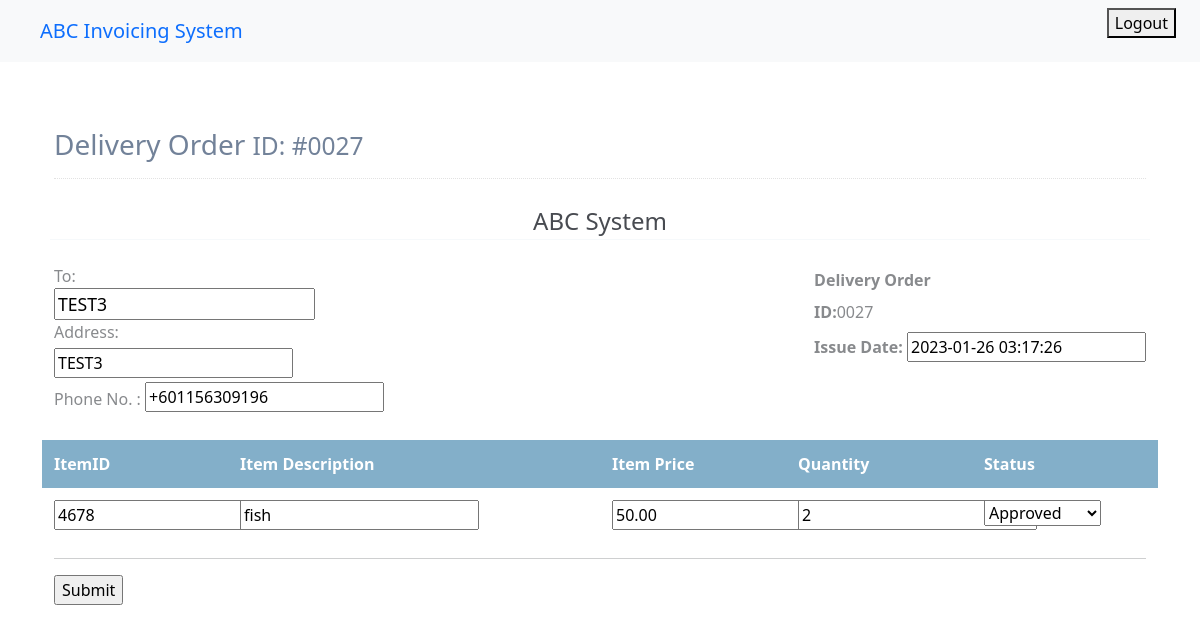
Page /deliveryorder/approveDOList/27/ (signed in) on the committed database.
### deliveryorder/models.py (models this page shows, shortened)
class DeliveryOrderForm(models.Model):
    deliveryOrderID = models.AutoField(unique=True,primary_key=True)
    vendorName = models.CharField(default = 'vendorname', max_length=30)
    vendorAddress = models.CharField(default = 'Cyberjaya' ,max_length=200)
    recipientName = models.CharField(default = 'recipientName',max_length=30)
    recipientPhone = PhoneNumberField(blank=False)
    recipientAddress = models.CharField(default = 'recipientaddress',max_length=200)
    deliveryOrderDate = models.DateTimeField(default=timezone.now)
    deliveryOrderStatus = models.IntegerField(default=Status.pending,choices=Status.choices)
    courierStatus = models.IntegerField(default = Status.pending,choices=Status.choices)
    invoiceStatus = models.IntegerField(default = Status.pending,choices=Status.choices)
    invoiceCreated = models.BooleanField(default=False)
    itemID = models.IntegerField(default = 0)
    itemPrice = models.DecimalField(default=0,max_digits=19,decimal_places=2)
    itemDescription = models.CharField(default = 'empty',max_length=30)
    itemQuantity = models.IntegerField(default=0)
    invoiceTotal = models.DecimalField(default=0,max_digits=19,decimal_places=2)
    def id(self):
        string = str("{:04d}".format(self.deliveryOrderID))
        return string

### deliveryorder/views.py (the view, shortened to what this page needs)
# urls.py: path('approveDOList/<int:deliveryOrderID>/',views.approveDetails,name='approveDOdetails'),
@login_required
def approveDetails(request,deliveryOrderID):
    submitted = False
    template_name = 'deliveryorder/approvedeliveryorder.html'
    delivery = DeliveryOrderForm.objects.get(pk=deliveryOrderID)
    form = approveDOForm(instance=delivery)
    context= {
            'submitted':submitted,
            'form':form,
            'deliveryOrderID':delivery
        }
    return render(request,template_name,context)

### deliveryorder/forms.py
class approveDOForm(ModelForm):
    class Meta:
        model = DeliveryOrderForm
        fields = [
    'recipientName',
    'recipientPhone',
    'recipientAddress',
    'deliveryOrderDate',
    'itemID',
    'itemPrice',
    'itemDescription',
    'itemQuantity',
    'deliveryOrderStatus']

### deliveryorder/templates/deliveryorder/approvedeliveryorder.html (shortened to what this page needs)
{% extends "homepage/base.html" %}
{% block content%}
    <link href="https://cdn.jsdelivr.net/npm/bootstrap@5.0.2/dist/css/bootstrap.min.css" rel="stylesheet">
    <link href="https://cdn.jsdelivr.net/npm/bootstrap@5.0.2/dist/css/bootstrap.min.css" rel="stylesheet">
    {% if submitted == False %}
    <form method = "POST">
        <div class="page-content container">
            <div class="page-header text-blue-d2">
                <h1 class="page-title text-secondary-d1">
                    Delivery Order
                    <small class="page-info">
                        ID: #{{deliveryOrderID.id}}
                    </small>
                </h1>
            </div>
            <div class="container px-0">
                <div class="row mt-4">
                    <div class="col-12 col-lg-12">
                        <div class="row">
                            <div class="col-12">
                                <div class="text-center text-150">
                                    <span class="text-default-d3">ABC System</span>
                                </div>
                            </div>
                        </div>
                        <hr class="row brc-default-l1 mx-n1 mb-4" />
                        <div class="row">
                            <div class="col-sm-6">
                                <div>
                                    <span class="text-sm text-grey-m2 align-middle">To:</span><br>
                                    <span class="text-600 text-110 text-blue align-middle">{{form.recipientName}}</span>
                                </div>
                                <div class="text-grey-m2">
                                    Address:
                                    <div class="my-1 align-middle">
                                    {{form.recipientAddress}}
                                    </div>
                                    <div class="my-1">
                                    <span class="text-sm text-grey-m2 align-middle">Phone No. :</span>
                                     <b class="text-600">{{form.recipientPhone}}</b></div>
                                    </div>
                            </div>
                            <div class="text-95 col-sm-6 align-self-start d-sm-flex justify-content-end">
                                <div class="text-grey-m2">
                                    <div class="mt-1 mb-2 text-secondary-m1 text-600 text-125">
                                        Delivery Order
                                    </div>
                                    <div class="my-2"> <span class="text-600 text-90">ID:</span>{{deliveryOrderID.id}}</div>
                                    <div class="my-2"> <span class="text-600 text-90">Issue Date:</span> {{form.deliveryOrderDate}}</div>
                                </div>
                            </div>
                        </div>
                        <div class="mt-4">
                            <div class="row text-600 text-white bgc-default-tp1 py-25">
                                <div class="col-9 col-sm-2">ItemID</div>
                                <div class="d-none d-sm-block  col-sm-4">Item Description</div>
                                <div class="d-none d-sm-block col-sm-2">Item Price</div>
                                <div class="d-none d-sm-block col-sm-2">Quantity</div>
                                <div class="d-none d-sm-block col-sm-2">Status</div>
                            </div>
                            <div class="text-95 text-secondary-d3">
                                <div class="row mb-2 mb-sm-0 py-25">
                                    <div class="col-9 col-sm-2" id = 'itemID'>{{form.itemID}}</div>
                                    <div class="d-none d-sm-block col-sm-4" id = 'itemDescription'>{{form.itemDescription}}</div>
                                    <div class="d-none d-sm-block col-sm-2">{{ form.itemPrice }}</div>
                                    <div class="d-none d-sm-block col-sm-2 " id = 'itemQuantity'>{{form.itemQuantity}}</div>
                                    <div class="d-none d-sm-block col-sm-2 " id = 'itemQuantity'>{{ form.deliveryOrderStatus }}</div>
                                </div>
                            </div>
                            <hr />
                        </div>
                    </div>
                </div>
            </div>
            <input type = "submit" name = "Submit">
        </div>
    </form>
    {% endif %}
    {% endblock content %}

### login/templates/homepage/base.html (style rules this page uses)
body { padding-top:100px; }

### deliveryorder/templates/deliveryorder/approvedeliveryorder.html (style rules this page uses)
body { margin-top:20px; color: #484b51; }
.text-secondary-d1 { color: #728299!important; }
.page-header { margin: 0 0 1rem; padding-bottom: 1rem; padding-top: .5rem; border-bottom: 1px dotted #e2e2e2; display: -ms-flexbox; display: flex; -ms-flex-pack: justify; justify-content: space-between; -ms-flex-align: center; align-items: center; }
.page-title { padding: 0; margin: 0; font-size: 1.75rem; font-weight: 300; }
.brc-default-l1 { border-color: #dce9f0!important; }
.ml-n1, .mx-n1 { margin-left: -.25rem!important; }
.mr-n1, .mx-n1 { margin-right: -.25rem!important; }
.mb-4, .my-4 { margin-bottom: 1.5rem!important; }
hr { margin-top: 1rem; margin-bottom: 1rem; border: 0; border-top: 1px solid rgba(0,0,0,.1); }
.text-grey-m2 { color: #888a8d!important; }
.font-bolder, .text-600 { font-weight: 600!important; }
.text-110 { font-size: 110%!important; }
.text-blue { color: #478fcc!important; }
.pb-25, .py-25 { padding-bottom: .75rem!important; }
.pt-25, .py-25 { padding-top: .75rem!important; }
.bgc-default-tp1 { background-color: rgba(121,169,197,.92)!important; }
.text-150 { font-size: 150%!important; }

### rows in the picture
DeliveryOrderForm: id "0027", recipientName "TEST3", recipientAddress "TEST3", recipientPhone "+601156309196", deliveryOrderDate "2023-01-26 03:17:26", itemID "4678", itemDescription "fish", itemPrice "50.00", itemQuantity "2", deliveryOrderStatus "Approved"
